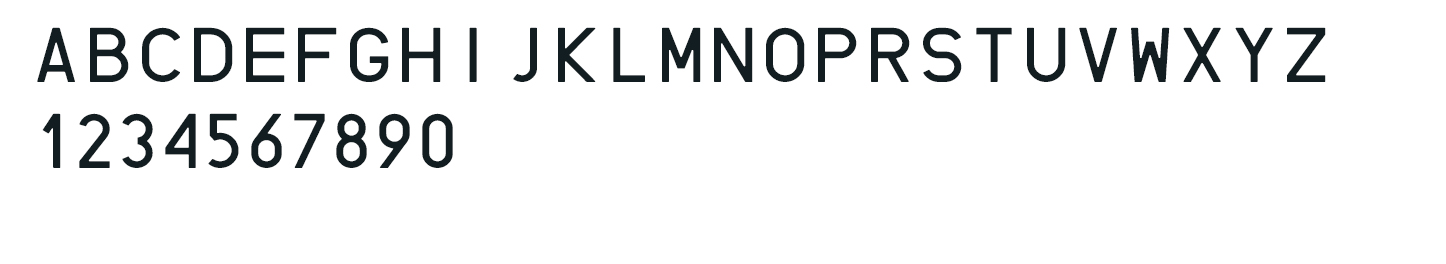
//> input picture train/font.jpg, 1446 x 264 px
$ ./train   (built with g++ and OpenCV 4)
//> lines starting //> are read from the running program, lines starting //| are printed output that depends on the picture; after the words box and inside, x2 and y2 are one past the last pixel; in counts of white or black regions, pixels touching at a corner belong together
#include<opencv2/core/core.hpp>
#include<opencv2/highgui/highgui.hpp>
#include<opencv2/imgproc/imgproc.hpp>
#include<opencv2/ml/ml.hpp>

#include<iostream>
#include<vector>

using namespace std;
using namespace cv;


const int minimalnaPowierzchniaKonturu = 100;

const int nowaSzerokoscObrazu = 20;
const int nowaWysokoscObrazu = 30;


int main() {

    Mat obrazUczonychZnakow;
    Mat obrazSkonwertowanyDoGrayscale;
    Mat obrazWyblurowany;
    Mat obrazPoObrobce;
    Mat kopiaObrazuPoObrobce;

    vector<vector<Point> > punktKonturu;
    vector<Vec4i> Hierarcha;

    Mat wartosciPlikuClassificationsWFormacieInt;
    Mat nauczoneObrazySkonwertowaneJakoFloat;

    obrazUczonychZnakow = imread("font.jpg");
//> obrazUczonychZnakow is the input picture: 264 rows x 1446 cols, CV_8UC3; mean B, G, R 238.8, 238.5, 237.8


    vector<int> poprawneZnaki = { '0', '1', '2', '3', '4', '5', '6', '7', '8', '9',
        'A', 'B', 'C', 'D', 'E', 'F', 'G', 'H', 'I', 'J',
        'K', 'L', 'M', 'N', 'O', 'P', 'Q', 'R', 'S', 'T',
        'U', 'V', 'W', 'X', 'Y', 'Z' };


    if (obrazUczonychZnakow.empty()) {
        cout << "Nie mozna otworzyc obrazu z pliku." << endl;
        return(0);
    }

    cvtColor(obrazUczonychZnakow, obrazSkonwertowanyDoGrayscale, COLOR_BGR2GRAY);

    GaussianBlur(obrazSkonwertowanyDoGrayscale, obrazWyblurowany, Size(5, 5), 0);
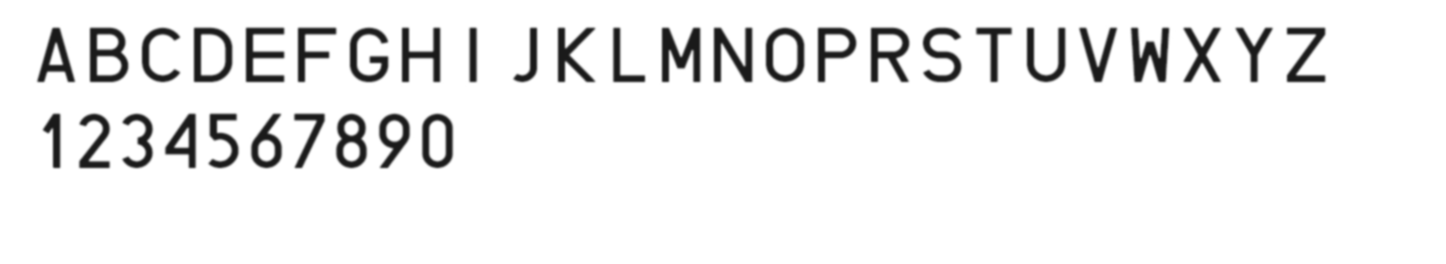
//> obrazWyblurowany: 264 rows x 1446 cols, CV_8UC1; min 26, max 255, mean 238.3

    adaptiveThreshold(obrazWyblurowany, obrazPoObrobce, 255, ADAPTIVE_THRESH_GAUSSIAN_C, THRESH_BINARY_INV, 11, 2);
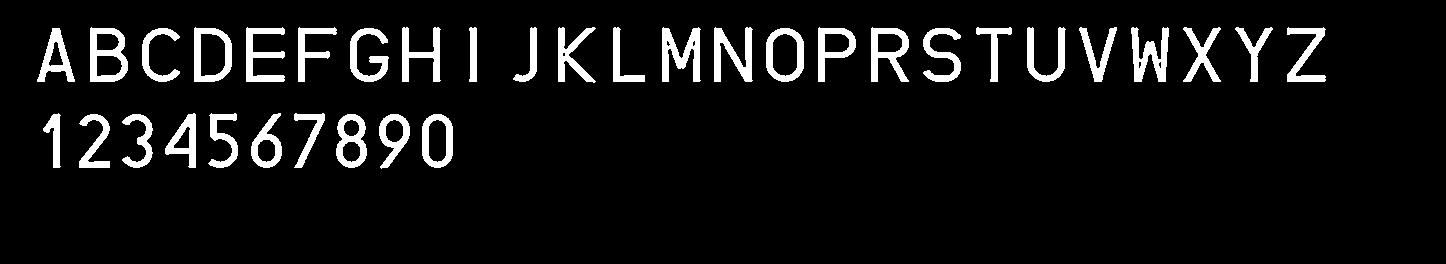
//> obrazPoObrobce: 264 rows x 1446 cols, CV_8UC1; 7.2% white; 35 white regions

    imshow("obrazPoObrobce", obrazPoObrobce);

    kopiaObrazuPoObrobce = obrazPoObrobce.clone();

    findContours(kopiaObrazuPoObrobce, punktKonturu, Hierarcha, RETR_EXTERNAL, CHAIN_APPROX_SIMPLE);
//> punktKonturu = 35 contours; largest, box (x1, y1, x2, y2) and area: (194, 27, 232, 82) 1796, (90, 27, 128, 82) 1762, (766, 28, 804, 82) 1694, (422, 114, 453, 168) 1399, (871, 27, 909, 82) 1296

    for (int i = 0; i < punktKonturu.size(); i++) {
        if (contourArea(punktKonturu[i]) > minimalnaPowierzchniaKonturu) {
            Rect boundingRect = cv::boundingRect(punktKonturu[i]);

            rectangle(obrazUczonychZnakow, boundingRect, Scalar(0, 0, 255), 2);

            Mat matROI = obrazPoObrobce(boundingRect);

            Mat nowyRozmiarROI;
            resize(matROI, nowyRozmiarROI, Size(nowaSzerokoscObrazu, nowaWysokoscObrazu));

            imshow("matROI", matROI);
            imshow("nowyRozmiarROI", nowyRozmiarROI);
            imshow("obrazUczonychZnakow", obrazUczonychZnakow);

            int intChar = waitKey(0);

            if (intChar == 27) {
                return(0);
            }
            else if (find(poprawneZnaki.begin(), poprawneZnaki.end(), intChar) != poprawneZnaki.end()) {

                wartosciPlikuClassificationsWFormacieInt.push_back(intChar);

                Mat obrazPrzekonwertowanyNaFloat;
                nowyRozmiarROI.convertTo(obrazPrzekonwertowanyNaFloat, CV_32FC1);

                Mat obrazZZaokraglonymiWartosciamiFloat = obrazPrzekonwertowanyNaFloat.reshape(1, 1);

                nauczoneObrazySkonwertowaneJakoFloat.push_back(obrazZZaokraglonymiWartosciamiFloat);

            }
        }
    }
//> this loop made 35 passes; the space key is pressed
//> boundingRect on passes 1 to 12: Rect(422, 114, 31, 54), Rect(379, 114, 31, 55), Rect(336, 114, 31, 54), Rect(122, 114, 31, 54), Rect(79, 114, 31, 54), Rect(294, 113, 31, 55), Rect(251, 113, 31, 55), Rect(208, 113, 30, 55), Rect(165, 113, 31, 55), Rect(43, 113, 18, 55), Rect(923, 28, 38, 54), Rect(766, 28, 38, 54)
//> pass 1, `Mat matROI = obrazPoObrobce(boundingRect);`:
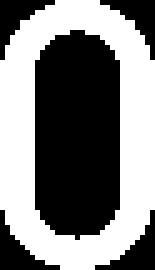
//> matROI: 54 rows x 31 cols, CV_8UC1 (shown 5 times larger); 49.3% white; 1 white region, box (x1, y1, x2, y2) and area: (0, 0, 31, 54) 826
//> pass 1, `resize(matROI, nowyRozmiarROI, Size(nowaSzerokoscObrazu, nowaWysokoscO..`:
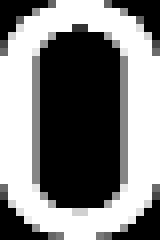
//> nowyRozmiarROI: 30 rows x 20 cols, CV_8UC1 (shown 8 times larger); min 0, max 255, mean 126
//> pass 1, `imshow("obrazUczonychZnakow", obrazUczonychZnakow);`:
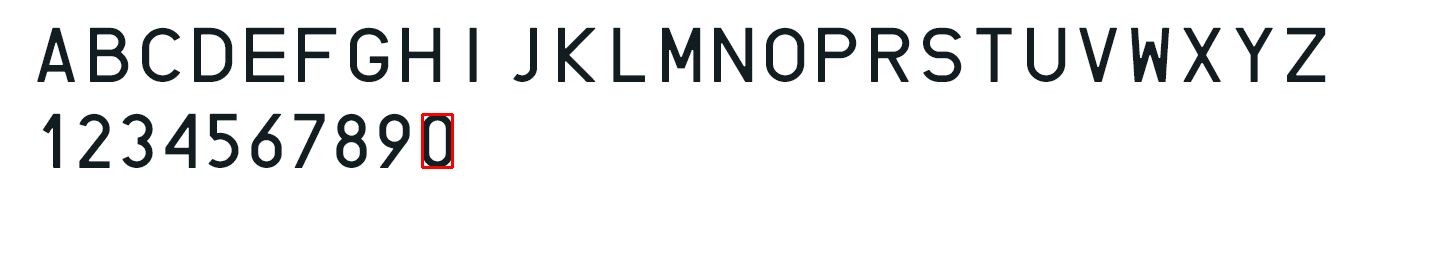
//> window 'obrazUczonychZnakow': 264 rows x 1446 cols, CV_8UC3; mean B, G, R 238.6, 238.3, 237.9
//> pass 2, `Mat matROI = obrazPoObrobce(boundingRect);`:
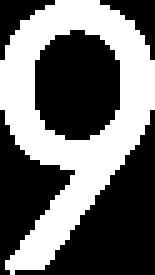
//> matROI: 55 rows x 31 cols, CV_8UC1 (shown 5 times larger); 42.5% white; 1 white region, box (x1, y1, x2, y2) and area: (0, 0, 31, 55) 725
//> after the loop:
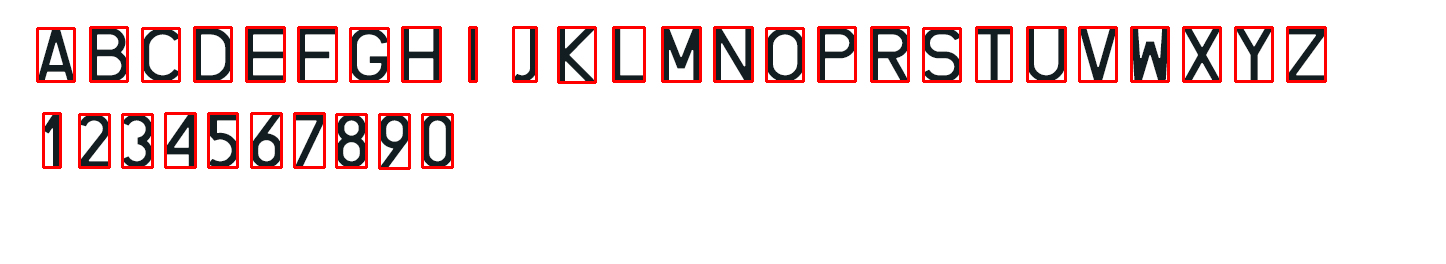
//> obrazUczonychZnakow: 264 rows x 1446 cols, CV_8UC3; 4.76% of pixels changed, all inside (x1, y1, x2, y2) = (36, 26, 1327, 170)

    cout << "Uczenie zakonczone." << endl;

    FileStorage klasyfikacja("klasyfikacja.xml", FileStorage::WRITE);

    if (klasyfikacja.isOpened() == false) {
        cout << "Nie mozna otworzyc pliku klasyfikacja.xml" <<endl;
        return(0);
    }

    klasyfikacja << "klasyfikacja" << wartosciPlikuClassificationsWFormacieInt;
    klasyfikacja.release();

    FileStorage uczoneObrazy("obraz.xml", FileStorage::WRITE);

    if (uczoneObrazy.isOpened() == false) {
        cout << "Nie mozna otworzyc pliku obraz.xml" << endl;
        return(0);
    }

    uczoneObrazy << "obraz" << nauczoneObrazySkonwertowaneJakoFloat;
    uczoneObrazy.release();

    return(0);
}
